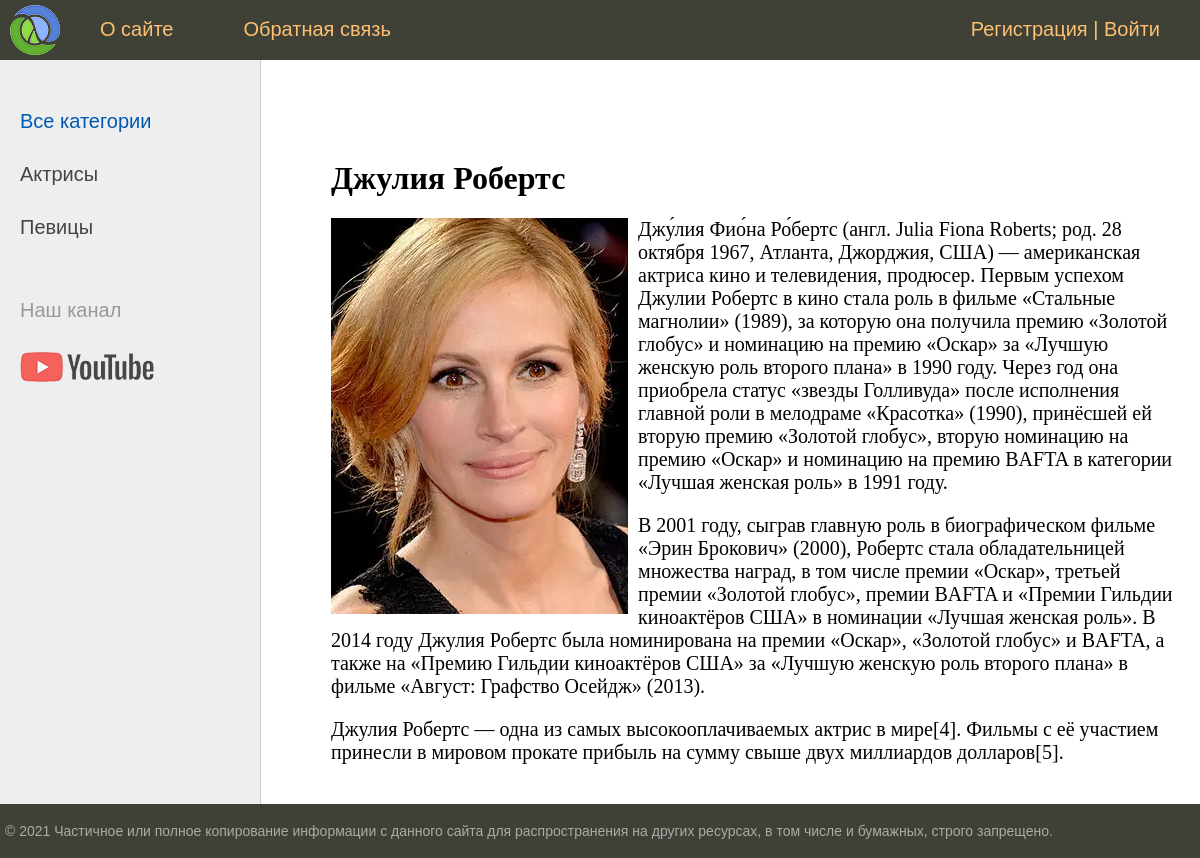
Page /post/dzhuliya-roberts/ on the committed database.
### women/models.py (models this page shows, shortened)
class Category(models.Model):
    name = models.CharField(
        max_length=100, db_index=True, verbose_name='Категория')
    slug = models.SlugField(max_length=255, unique=True,
                            db_index=True, verbose_name='URL')
    def get_absolute_url(self):
        return reverse('category', kwargs={'cat_slug': self.slug})
    class Meta:
        verbose_name = 'Категория'
        verbose_name_plural = 'Категории'
        ordering = ['id']

class Women(models.Model):
    title = models.CharField(max_length=255, verbose_name='Заголовок')
    slug = models.SlugField(max_length=255, unique=True,
                            db_index=True, verbose_name='URL')
    content = models.TextField(blank=True, verbose_name='Текст статьи')
    photo = models.ImageField(
        upload_to="photos/%Y/%m/%d/", verbose_name='Фото')
    time_create = models.DateTimeField(
        auto_now_add=True, verbose_name='Время создания')
    time_update = models.DateTimeField(
        auto_now=True, verbose_name='Время изменения')
    is_published = models.BooleanField(default=True, verbose_name='Публикация')
    cat = models.ForeignKey(
        'Category', on_delete=models.PROTECT, verbose_name='Категория')
    def __str__(self):
        return self.title
    class Meta:
        verbose_name = 'Известные женщины'
        verbose_name_plural = 'Известные женщины'
        ordering = ['-time_create', 'title']

### women/views.py (the view)
# urls.py: path('post/<slug:post_slug>/', ShowPost.as_view(), name='post'),
class ShowPost(DataMixin, DetailView):
    model = Women
    template_name = 'women/post.html'
    slug_url_kwarg = 'post_slug'
    context_object_name = 'post'
    def get_context_data(self, *, object_list=None, **kwargs):
        context = super().get_context_data(**kwargs)
        c_def = self.get_user_context(title=context['post'])
        return dict(list(context.items()) + list(c_def.items()))

### women/utils.py (called while the page is built)
    def get_user_context(self, **kwargs):
        context = kwargs
        cats = Category.objects.annotate(Count('women'))
        user_menu = menu.copy()
        if not self.request.user.is_authenticated:
            user_menu.pop(1)
        context['menu'] = user_menu
        context['cats'] = cats
        if 'cat_selected' not in context:
            context['cat_selected'] = 0
        return context

### women/templates/women/post.html
{% extends 'women/base.html' %}
{% block content %}
<h1>{{post.title}}</h1>
{% if post.photo %}
    <p><img class="img-article-left" src="{{post.photo.url}}"></p>
{% endif %}
    {{post.content|linebreaks}}
{% endblock %}

### women/templates/women/base.html (shortened to what this page needs)
{% load static %} {% load women_tags %}
<!DOCTYPE html>
<html>
  <head>
    <link
      type="text/css"
      href="{% static 'women/css/styles.css' %}"
      rel="stylesheet"
    />
  </head>
  <body>
    <table class="table-page" border="0" cellpadding="0" cellspacing="0">
      <tr>
        <td valign="top">
          {% block mainmenu %}
          <div class="header">
            <ul id="mainmenu" class="mainmenu">
              <li class="logo">
                <a href="{% url 'home' %}"><div class="logo"></div></a>
              </li>
              {% for m in menu %}
              <li><a href="{% url m.url_name %}">{{m.title}}</a></li>
              {% endfor %}
              <li class="last">
                {% if request.user.is_authenticated %}
                  <li class="last"> {{ user.username }} | <a href={% url 'logout' %}>Выйти</a></li>
                {% else %}
                <a href="{% url 'register' %}">Регистрация</a> |
                <a href="{% url 'login' %}">Войти</a>
                {% endif %}
              </li>
            </ul>
          </div>
          {% endblock mainmenu %}
          <table
            class="table-content"
            border="0"
            cellpadding="0"
            cellspacing="0"
          >
            <tr>
              <td valign="top" class="left-chapters">
                <ul id="leftchapters">
                  {% if cat_selected == 0 %}
                  <li class="selected">Все категории</li>
                  {% else %}
                  <li><a href="{% url 'home' %}">Все категории</a></li>
                  {% endif %} {% for c in cats %}
                  {% if c.women__count > 0 %}
                   {% if c.pk == cat_selected %}
                  <li class="selected">{{c.name}}</li>
                  {% else %}
                  <li><a href="{{ c.get_absolute_url }}">{{c.name}}</a></li>
                   {% endif %}
                   {% endif %}
                   {% endfor %}
                  <li class="share">
                    <p>Наш канал</p>
                    <a
                      class="share-yt"
                      href="https://www.youtube.com/channel/UClJzWfGWuGJL2t-3dYKcHTA/playlists"
                      target="_blank"
                      rel="nofollow"
                    ></a>
                  </li>
                </ul>
              </td>
              <td valign="top" class="content">
                <div class="content-text">
                  {% block content %} {% endblock %}
                </div>
              </td>
            </tr>
          </table>
        </td>
      </tr>
      <tr>
        <td valign="top">
          <div id="footer">
            <p>
              &copy; 2021 Частичное или полное копирование информации с данного
              сайта для распространения на других ресурсах, в том числе и
              бумажных, строго запрещено.
            </p>
          </div>
        </td>
      </tr>
    </table>
  </body>
</html>

### women/static/women/css/styles.css (style rules this page uses)
html, body { font-family: 'Arial'; margin: 0; padding: 0; height: 100%; width: 100%; color: #444; }
a { color: #0059b2; text-decoration: none; }
img { max-width: 600px; height: auto; }
img.img-article-left { max-width: 300px; height: auto; float: left; padding: 0 10px 10px 0; }
.table-page { width: 100%; height: 100%; vertical-align: top; }
.table-page tr { height: 100%; }
.header { background: #3F4137; height: 60px; }
.logo { background: url('../images/logo.png') no-repeat 10px 5px; width: 70px; height: 60px; }
ul.mainmenu { list-style: none; margin: 0; padding: 0; height: 60px; color: #fdc073; font-size: 20px; overflow: hidden; }
ul.mainmenu li { float: left; margin: 18px 40px 0 30px; }
ul.mainmenu li.logo { margin: 0; }
ul.mainmenu li.last { float: right; }
ul.mainmenu li a { color: #fdc073; text-decoration: none; }
.table-content { width: 100%; min-height: 100%; height: 100%; }
.left-chapters { margin: 0; background: #eee; border-right: 1px solid #ccc; min-height: 100%; }
.left-chapters ul { width: 230px; min-height: 100%; margin: 0; padding: 20px 10px 10px 20px; list-style: none; font-size: 20px; }
.left-chapters ul li { margin: 30px 0 0 0; color: #999; }
.left-chapters ul li.selected { color: #0059b2; }
.left-chapters ul li a { color: #444; text-decoration: none; }
.left-chapters ul li.share { margin: 60px 0 0 0; }
.left-chapters ul li.share p { margin: 30px 0 30px 0; }
.left-chapters ul li.share a { display: inline-block; width: 40px; height: 40px; margin: 0 20px 0 0; }
.left-chapters ul li.share a.share-yt { width: 100%; height: 30px; background: url('../images/share_yt.png') no-repeat 0 0 }
.content { padding: 40px 20px 20px 40px; width: 100%; box-sizing: border-box; }
.content-text { margin: 60px 0 0 30px; color: #000; font-size: 20px; font-family: Yandex Sans Display Light; }
.content-text h1 { font-size: 32px; }
#footer { box-sizing: border-box; background: #3F4137; padding: 5px; color: #aaa; font-size: 14px; font-family: Verdana, Geneva, Arial, Helvetica; text-align: left; overflow: hidden; }

### rows in the picture
Category: name "Актрисы"
Category: name "Певицы"
Women: title "Джулия Робертс", photo (picture), content "Джу́лия Фио́на Ро́бертс (англ. Julia Fiona Roberts; род. 28 октября 1967, Атланта, Джорджия, США) — американская актриса кино и телевидения, продюсер. Первым успехом Джулии Робертс в кино стала роль в фильме «Стальные магнолии» (1989), за которую она получила премию «Золотой глобус» и номинацию на премию «Оскар» за «Лучшую женскую роль второго плана» в 1990 году. Через год она приобрела статус «звезды Голливуда» после исполнения главной роли в мелодраме «Красотка» (1990), принёсшей ей вторую премию «Золотой глобус», вторую номинацию на премию «Оскар» и номинацию на премию BAFTA в категории «Лучшая женская роль» в 1991 году. В 2001 году, сыграв главную роль в биографическом фильме «Эрин…"

### other values in the picture
{{ m.title }} "О сайте" "Обратная связь"
